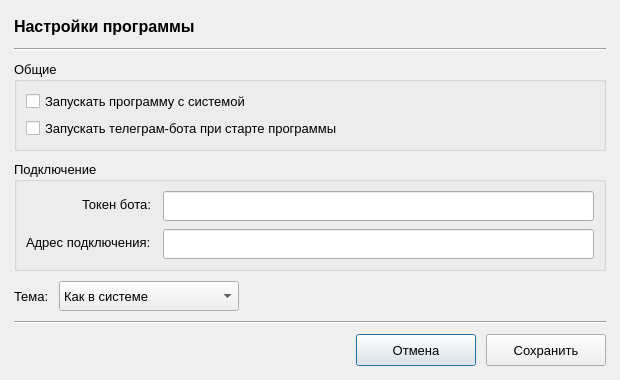
<?xml version="1.0" encoding="UTF-8"?>
<ui version="4.0">
 <class>SettingsMenu</class>
 <widget class="QDialog" name="SettingsMenu">
  <property name="geometry">
   <rect>
    <x>0</x>
    <y>0</y>
    <width>620</width>
    <height>380</height>
   </rect>
  </property>
  <property name="minimumSize">
   <size>
    <width>620</width>
    <height>380</height>
   </size>
  </property>
  <property name="maximumSize">
   <size>
    <width>620</width>
    <height>380</height>
   </size>
  </property>
  <property name="font">
   <font>
    <pointsize>10</pointsize>
   </font>
  </property>
  <property name="windowTitle">
   <string>Настройки</string>
  </property>
  <layout class="QVBoxLayout" name="verticalLayout">
   <property name="leftMargin">
    <number>14</number>
   </property>
   <property name="topMargin">
    <number>14</number>
   </property>
   <property name="rightMargin">
    <number>14</number>
   </property>
   <property name="bottomMargin">
    <number>14</number>
   </property>
   <property name="spacing">
    <number>10</number>
   </property>
   <item>
    <widget class="QLabel" name="label">
     <property name="font">
      <font>
       <pointsize>12</pointsize>
       <weight>75</weight>
       <bold>true</bold>
      </font>
     </property>
     <property name="text">
      <string>Настройки программы</string>
     </property>
    </widget>
   </item>
   <item>
    <widget class="Line" name="line">
     <property name="orientation">
      <enum>Qt::Horizontal</enum>
     </property>
    </widget>
   </item>
   <item>
    <widget class="QGroupBox" name="generalGroupBox">
     <property name="title">
      <string>Общие</string>
     </property>
     <layout class="QVBoxLayout" name="verticalLayout_2">
      <item>
       <widget class="QCheckBox" name="autostart_checkBox">
        <property name="text">
         <string>Запускать программу с системой</string>
        </property>
       </widget>
      </item>
      <item>
       <widget class="QCheckBox" name="telegramBot_autostart_checkBox">
        <property name="text">
         <string>Запускать телеграм-бота при старте программы</string>
        </property>
       </widget>
      </item>
     </layout>
    </widget>
   </item>
   <item>
    <widget class="QGroupBox" name="connectionGroupBox">
     <property name="title">
      <string>Подключение</string>
     </property>
     <layout class="QFormLayout" name="formLayout">
      <property name="labelAlignment">
       <set>Qt::AlignRight|Qt::AlignTrailing|Qt::AlignVCenter</set>
      </property>
      <property name="horizontalSpacing">
       <number>12</number>
      </property>
      <property name="verticalSpacing">
       <number>8</number>
      </property>
      <item row="0" column="0">
       <widget class="QLabel" name="label_3">
        <property name="text">
         <string>Токен бота:</string>
        </property>
       </widget>
      </item>
      <item row="0" column="1">
       <widget class="QLineEdit" name="telegram_bot_token">
        <property name="minimumSize">
         <size>
          <width>0</width>
          <height>30</height>
         </size>
        </property>
       </widget>
      </item>
      <item row="1" column="0">
       <widget class="QLabel" name="label_4">
        <property name="text">
         <string>Адрес подключения:</string>
        </property>
       </widget>
      </item>
      <item row="1" column="1">
       <widget class="QLineEdit" name="serve_host_name">
        <property name="minimumSize">
         <size>
          <width>0</width>
          <height>30</height>
         </size>
        </property>
       </widget>
      </item>
     </layout>
    </widget>
   </item>
   <item>
    <layout class="QHBoxLayout" name="horizontalLayout">
     <property name="spacing">
      <number>10</number>
     </property>
     <item>
      <widget class="QLabel" name="label_5">
       <property name="text">
        <string>Тема:</string>
       </property>
      </widget>
     </item>
     <item>
      <widget class="QComboBox" name="comboBox">
       <property name="minimumSize">
        <size>
         <width>180</width>
         <height>30</height>
        </size>
       </property>
       <item>
        <property name="text">
         <string>Как в системе</string>
        </property>
       </item>
       <item>
        <property name="text">
         <string>Тёмная</string>
        </property>
       </item>
       <item>
        <property name="text">
         <string>Светлая</string>
        </property>
       </item>
       <item>
        <property name="text">
         <string>Зелёная</string>
        </property>
       </item>
      </widget>
     </item>
     <item>
      <spacer name="horizontalSpacer">
       <property name="orientation">
        <enum>Qt::Horizontal</enum>
       </property>
       <property name="sizeHint" stdset="0">
        <size>
         <width>40</width>
         <height>20</height>
        </size>
       </property>
      </spacer>
     </item>
    </layout>
   </item>
   <item>
    <widget class="Line" name="line_2">
     <property name="orientation">
      <enum>Qt::Horizontal</enum>
     </property>
    </widget>
   </item>
   <item>
    <layout class="QHBoxLayout" name="buttonsLayout">
     <item>
      <spacer name="horizontalSpacer_2">
       <property name="orientation">
        <enum>Qt::Horizontal</enum>
       </property>
       <property name="sizeHint" stdset="0">
        <size>
         <width>40</width>
         <height>20</height>
        </size>
       </property>
      </spacer>
     </item>
     <item>
      <widget class="QPushButton" name="saveOut_2">
       <property name="minimumSize">
        <size>
         <width>120</width>
         <height>32</height>
        </size>
       </property>
       <property name="text">
        <string>Отмена</string>
       </property>
      </widget>
     </item>
     <item>
      <widget class="QPushButton" name="saveOut">
       <property name="minimumSize">
        <size>
         <width>120</width>
         <height>32</height>
        </size>
       </property>
       <property name="text">
        <string>Сохранить</string>
       </property>
      </widget>
     </item>
    </layout>
   </item>
  </layout>
 </widget>
 <resources/>
 <connections/>
</ui>
